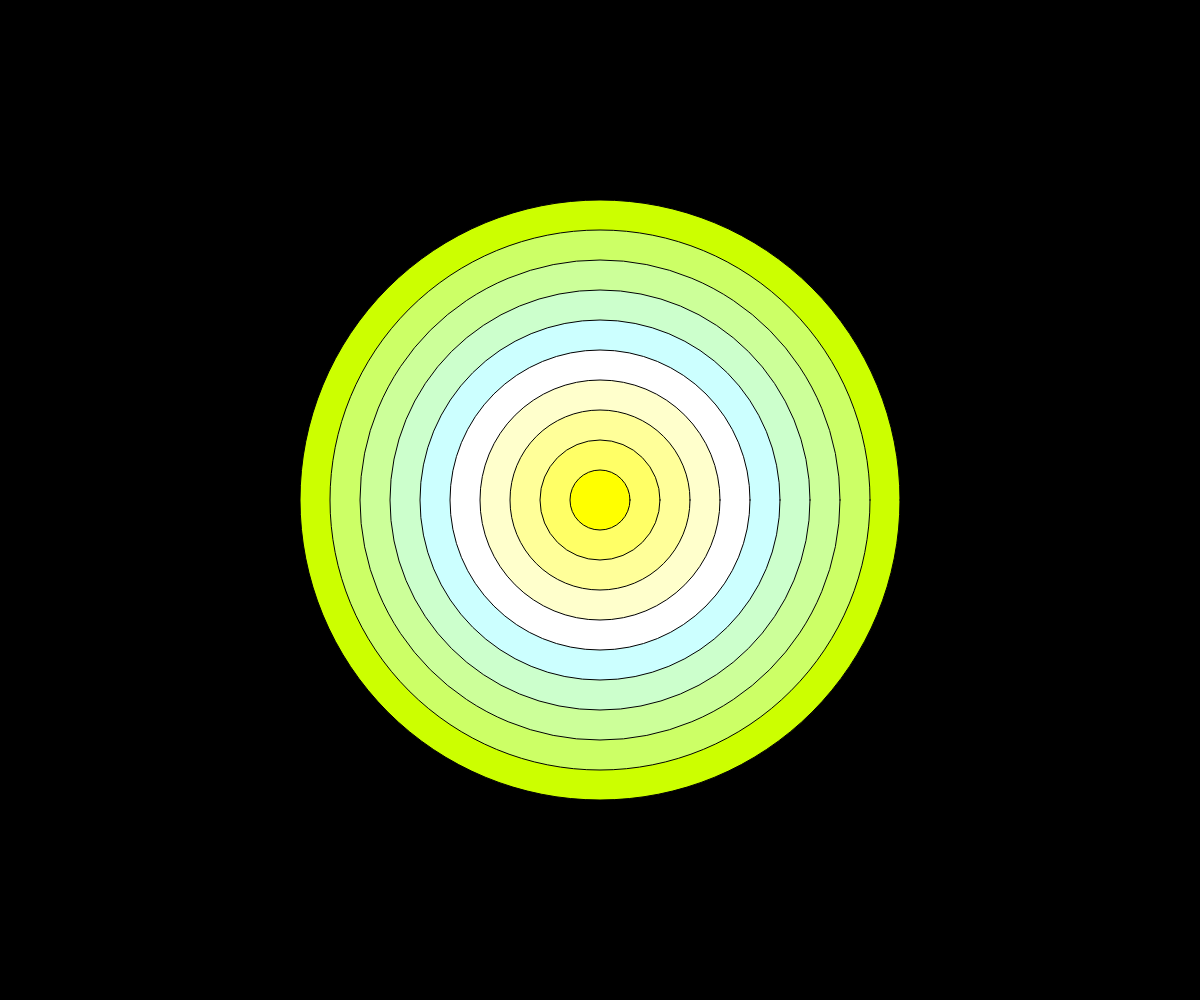
Frame 1 (no input)
Frame 60 (no input): identical to frame 1, image omitted
Frame 120 (the mouse pressed at the canvas centre since frame 60): identical to frame 1, image omitted

The p5.js sketch that drew this single still picture (run headless with seeded random() and noise() and a simulated clock; from frame 60 on, the mouse is pressed at the canvas centre):

// p5.js sketch
// ── sketch.js
let x,y,d;
let colorPalette = ['#CCFF00','#CCFF66','#CCFF99','#CCFFCC','#CCFFFF','#FFFFFF','#FFFFCC','#FFFF99','#FFFF66','#FFFF00']//10 colors
let numCircles;
let spacing;

function setup() {
  // Create a canvas that fills the entire browser window
  createCanvas(windowWidth, windowHeight);

  x = width / 2;;
  y = height / 2;
  d = width / 2;
  numCircles = 10;
  spacing = d/numCircles;
}

function draw() {
  // Set background to black
  background(0);
  d = width / 2;

  for(i = 0; i < numCircles; i++) 
  {
    fill(colorPalette[i])
    circle(x,y,d);
    d = d - spacing;
  }

  
  


}
